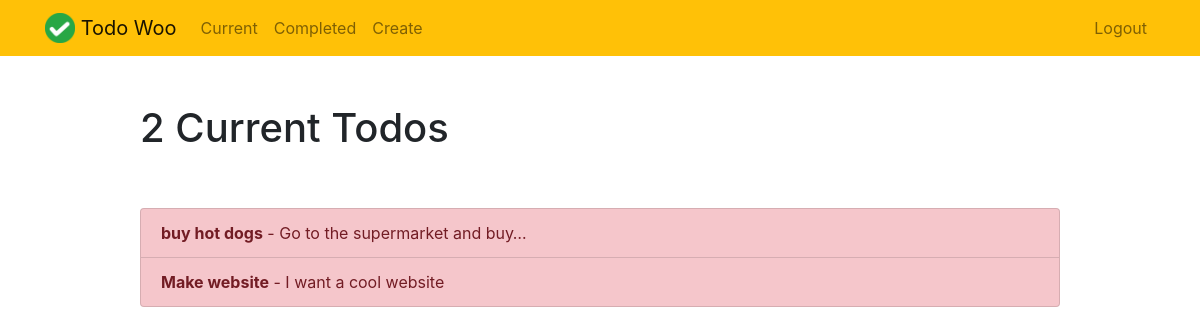
Before: /current/ (signed in) with the older database file.
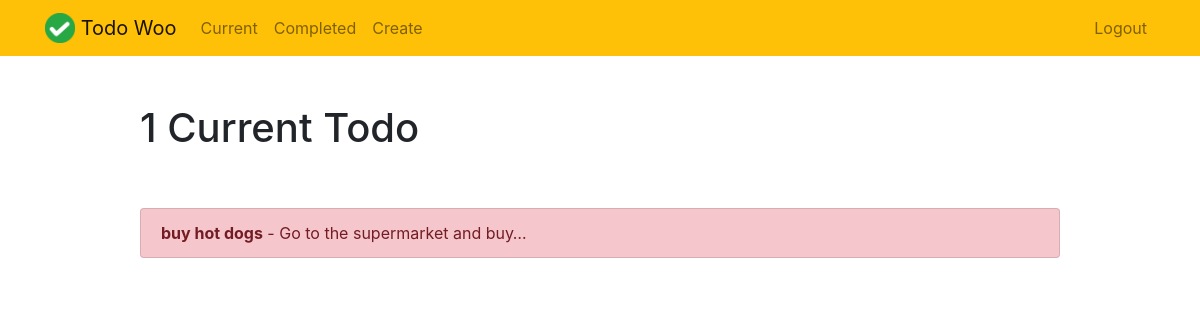
After: the same page with the newer database file.
### todo/models.py (models this page shows, shortened)
class Todo(models.Model):
    title = models.CharField(max_length=100)
    memo = models.TextField(blank=True)
    created = models.DateTimeField(auto_now_add=True)
    datecompleted = models.DateTimeField(null=True, blank=True)
    important = models.BooleanField(default=False)
    user = models.ForeignKey(User, on_delete=models.CASCADE)

### todo/views.py (the view)
# urls.py: path('current/', views.currenttodos, name="currenttodos"),
@login_required
def currenttodos(request):
    todos = Todo.objects.filter(user=request.user, datecompleted__isnull=True)
    return render(request, "todo/currenttodos.html",{"todos":todos})

### todo/templates/todo/currenttodos.html
{% extends "todo/base.html" %}
{% block content %}
    <div class="row justify-content-center mt-5">
        <div class="col-md-10">
            {% if todos %}
                 <h1>{{ todos.count }} Current Todo{{ todos.count|pluralize }}</h1>
            {% else %}
                           <h1>Current Todos</h1>
            {% endif %}
        </div>
    </div>
    <div class="row justify-content-center mt-5">
        <div class="col-md-10">
        {% if todos %}
            <div class="list-group">
                {% for todo in todos %}
                    <a href="{% url 'viewtodo' todo.id %}" class="list-group-item list-group-item-action{% if todo.important %} list-group-item-danger{% endif %}"><b>{{ todo.title }}</b>{% if todo.memo %} - {{ todo.memo|truncatechars:30 }}{% endif %}</a>
                {% endfor %}
            </div>
        {% else %}
            <div class="text-center">
                <h2>Looks like you don't have any todos! Nice work.</h2>
            <br>
            <a role="button" class="btn btn-primary" href="{% url 'createtodo' %}">New Todo</a>
            </div>
        {% endif %}
        </div>
    </div>
{% endblock %}

Changed rows visible on the page:
no longer on this page (row edited): Todo: title "Make website", memo "I want a cool website"
Other visible differences:
{{ todos.count }}: "2" → "1"
